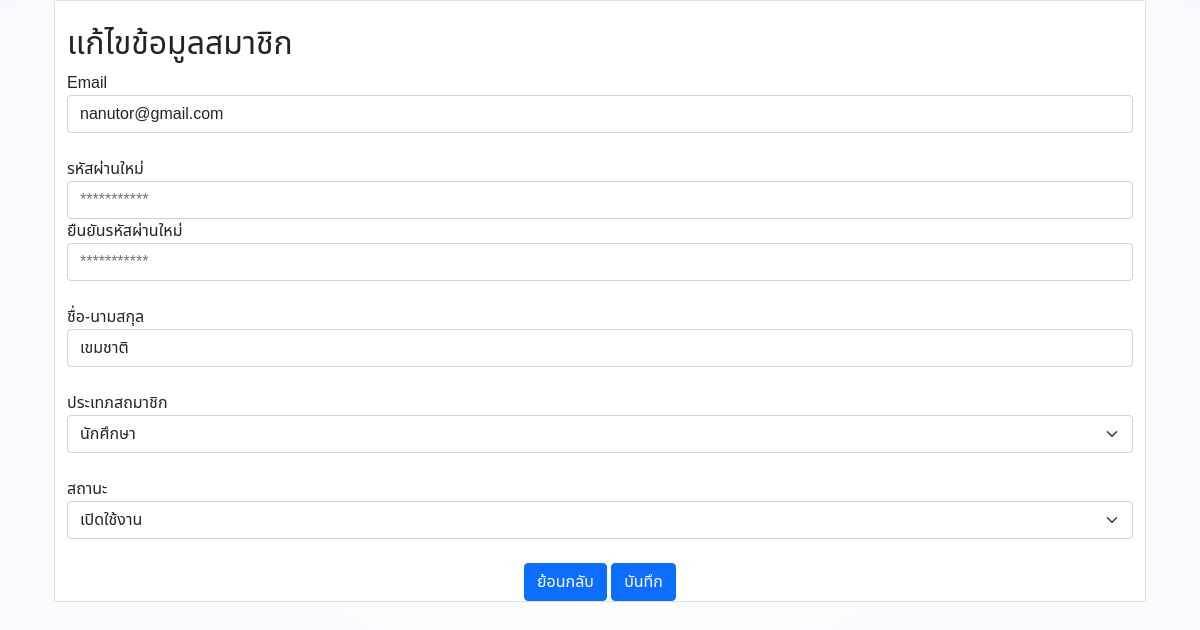
Page /admin/EditAdmin.php?UserID=537 on the committed database.
### tables this page shows
CREATE TABLE `user` (
  `ID` int(11) NOT NULL,
  `Password` varchar(100) NOT NULL,
  `Firstname` varchar(255) NOT NULL,
  `email` varchar(255) NOT NULL,
  `sex` int(1) NOT NULL,
  `category_id` int(11) DEFAULT NULL,
  `majer` varchar(255) DEFAULT NULL,
  `img` varchar(255) DEFAULT NULL,
  `Tel` varchar(10) NOT NULL,
  `Userlevel` int(1) NOT NULL,
  `status` int(1) NOT NULL DEFAULT 0
);

### admin/EditAdmin.php (the view, shortened to what this page needs)
<?php
    include('../config/server.php');
?>
<!doctype html>
<html lang="en">
<head>
        <link href="https://cdn.jsdelivr.net/npm/bootstrap-icons@1.5.0/font/bootstrap-icons.css" rel="stylesheet" />
        <link href="css/styles.css" rel="stylesheet" />
  <link rel="stylesheet" type="text/css" href="https://cdnjs.cloudflare.com/ajax/libs/font-awesome/6.2.0/css/all.min.css">
</head>
<align="center">
<div class="container">
  <div class="row">
    <div class="col-md-12">
    <?php
        $ID = $_GET['UserID'];
        $sql = "SELECT * FROM user Where ID = '$ID'";
        $query = mysqli_query($conn,$sql);
        while($result=mysqli_fetch_array($query,MYSQLI_ASSOC)){
    ?>
    <div class="container">
    <div class="row">
    <div class="card"><br>
    <h2>แก้ไขข้อมูลสมาชิก</h2>
    <div class="col-md-12">
				<form class="login100-form validate-form" name ="form1" method="post" action="updateuserphp.php" onsubmit="return checkPassword()">
        <div class="form-group ">
              <div class="form-group y">
              <div class="col-md-12 mb-3 mb-md-0">
                  <label class="font-weight-bold" for="username">Email</label>
                  <input type="email" id="username" class="form-control"  value="<?php echo $result['email']?>" name="email" required>
                </div>
              <br>
              <div class="form-group y">
                <div class="col-md-12 mb-3 mb-md-0">
                  <label class="font-weight-bold" for="password">รหัสผ่านใหม่</label>
                  <input type="password" id="password" class="form-control" value="" placeholder="***********" name="password">
                  <label class="font-weight-bold" for="password">ยืนยันรหัสผ่านใหม่</label>
                  <input type="password" id="password02" class="form-control" value="" placeholder="***********" name="password02">
                </div>
              </div>
              <br>
              <div class="form-group y">
                <div class="col-md-12 mb-3 mb-md-0">
                  <label class="font-weight-bold" for="firstname">ชื่อ-นามสกุล</label>
                  <input type="text" id="firstname" class="form-control" value="<?php echo $result['Firstname']?>" name="firstname" required>
                </div>
              </div>
              <br>
              <div class="form-group y">
                <div class="col-md-12 mb-3 mb-md-0">
                  <label class="font-weight-bold" for="userlevel">ประเทภสถมาชิก</label>
                  <select name="userlevel" id="userlevel" class="form-select" required>
                    <option value="<?php echo $result['Userlevel'];?>"><?php if($result['Userlevel']==1){
                      echo 'Admin';
                      }else{
                      echo 'นักศึกษา';
                      }?></option>
                  </select>
                </div>
              </div><br>
              <div class="form-group y">
                <div class="col-md-12 mb-3 mb-md-0">
                  <label class="font-weight-bold" for="userlevel">สถานะ</label>
                  <select name="status" id="userlevel" class="form-select" required>
                    <option value="<?php echo $result['status'];?>"><?php if($result['status']==1){
                      echo 'เปิดใช้งาน';
                      }else{
                      echo 'ปิดใช้งาน';
                      }?></option>
                  </select>
                </div>
              </div>
              <br>
              <?php } ?>
                <center>
                  <button type="button" onclick="history.back()" class="btn btn-primary">ย้อนกลับ</button>
                  <button type="submit" name="save" class="btn btn-primary">บันทึก</button>
                </center>
            </form>
            </div>
            </div>
          </div>
          </div>
          </div>
          </body>
</html>

### rows in the picture
user: email "nanutor@gmail.com", firstname "เขมชาติ", userlevel "นักศึกษา", status "เปิดใช้งาน"
